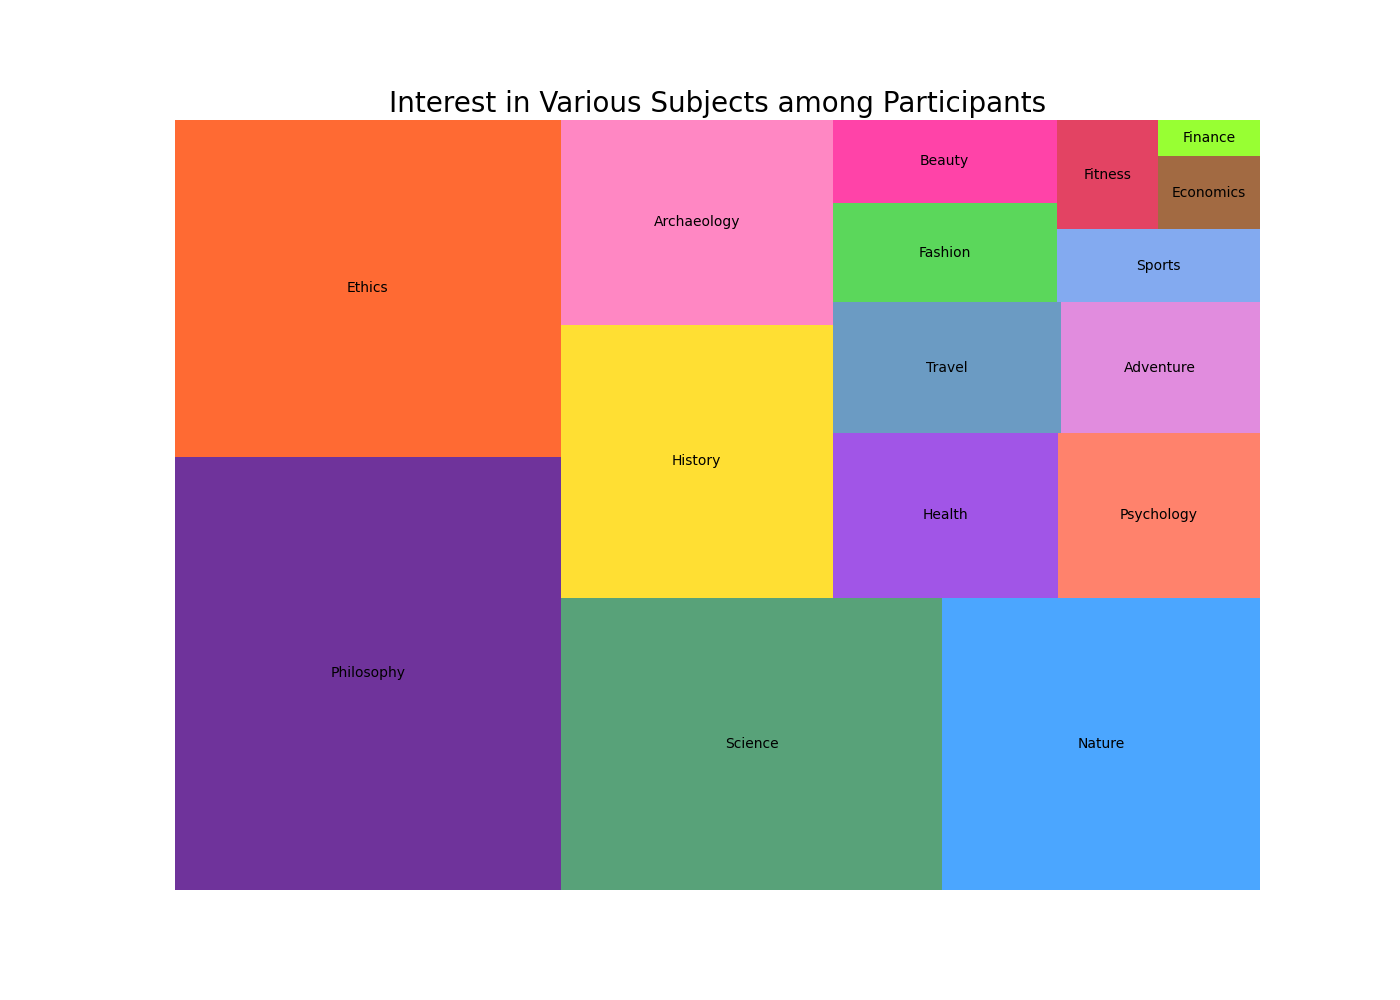

The script that drew this image:

import matplotlib.pyplot as plt
import pandas as pd
import squarify

# Data for the treemap
data = {
    'Subject': ['Philosophy', 'Ethics', 'Science', 'Nature', 'History', 'Archaeology', 'Health', 
               'Psychology', 'Travel', 'Adventure', 'Fashion', 'Beauty', 'Sports', 'Fitness', 
               'Economics', 'Finance'],
    'Participants': [450, 350, 300, 250, 200, 150, 100, 90, 80, 70, 60, 50, 40, 30, 20, 10],
    'Percentage': [0.18, 0.14, 0.12, 0.10, 0.08, 0.06, 0.04, 0.036, 0.032, 0.028, 0.024, 0.020, 0.016, 0.012, 0.008, 0.004]
}

# Convert the data to a DataFrame
df = pd.DataFrame(data)

# Define color list
colors = ['#4B0082', '#FF4500', '#2E8B57', '#1E90FF', '#FFD700', '#FF69B4', '#8A2BE2', 
          '#FF6347', '#4682B4', '#DA70D6', '#32CD32', '#FF1493', '#6495ED', '#DC143C', 
          '#8B4513', '#7FFF00']

# Plot the Treemap
plt.figure(figsize=(14, 10))
squarify.plot(sizes=df['Percentage'], label=df['Subject'], color=colors, alpha=0.8)
plt.title('Interest in Various Subjects among Participants', fontsize=20)
plt.axis('off')
plt.show()
